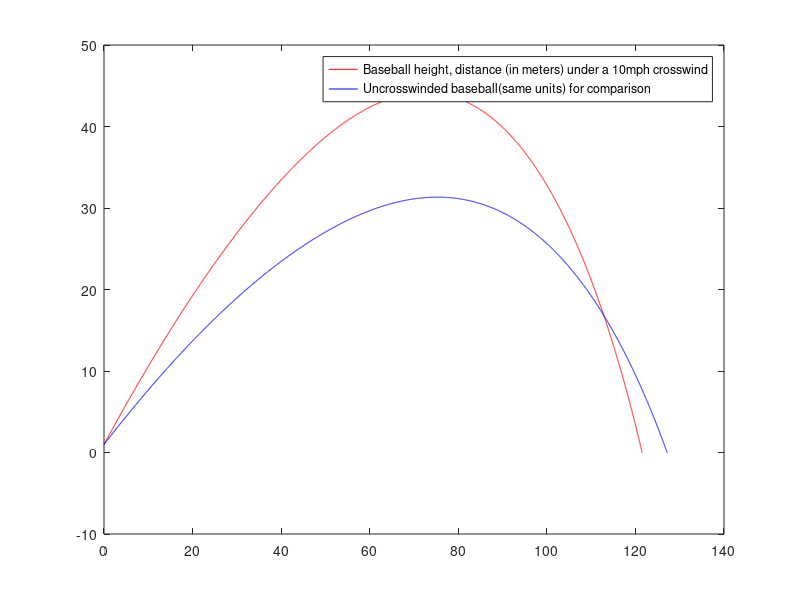

MATLAB code to generate this figure:
%Spencer Krum
%April 28, 2011
%PH 322 problem 4_3 which is actually 3.5 from book

%Text of the Problem:
%For the anharmonic oscillator of (3.9) in the previous excersise. it is possible to analytically obtain the period of oscillation for general values of alpha in terms of certian special functions. Do this, and describet how the relationship between the period and the amplitude depends onthe value of alpha. Can you give a physical intrepretation to the finding. Hint: if you multiply both sides of (3.9) by dx/dt you can integrate with respect to t. This then leads to r elation between the velocity and x.
%General plan of solution:
%   Solve analytically for v(x)
%   Graph

%Begin analytical solution:
%

%general form of euler Val(t + dt) = val(T) + dval(t) * dt

%Clear all previous functions
clear
close all

%Print name of Problem

fprintf('%s', 'Model that there pendulum')

%precalculation

% 10 mph = 4.4704 meters / second


%setup consts
%all velocities in m/s

crosswind = 4.4704
initial_height = 1
powerhitter_initial_velocity = 49
v = 1 %m/s
vd = 35  %m/s 
delta = 5 %m/s
b2m = 0.0039 + (0.0058/ (1 + exp(v - vd)* delta))

a = 6.5e-3
To = 25
alpha = 2.5

%setup time domain
dt = .001;
t1 = 0;
t2 = 12;
t = t1:dt:t2;

%initial speed is composed of vx and vy initial
x(1) = 0;
z(1) = 0;
vx(1) = sin(pi/4)*49; %45 degree angle, 110mph(49m/s)
vz(1) = 0
vy(1) = cos(pi/4)*49;
y(1) = 1;
v(1) = sqrt((vx(1)).^2 + (vy(1)).^2);
g = 9.8

%for loop three times
for k=1:length(t)-1,
    b2 = 4e-5;
    po = 1;
    p = po *(1 - a * y(k) / To).^alpha;
    b2 = b2 * p/po;
    v(k) = sqrt((vx(k)).^2 + (vy(k)).^2 )+ (vz(k).^2);
    b2 = 0.0039 + (0.0058/ (1 + exp(v(k) - vd)* delta));

    x(k + 1) = x(k) + vx(k) * dt;
    z(k + 1) = z(k) + vz(k) * dt;
    vx(k +1) = vx(k) + - b2 * v(k) * vx(k) *dt;
    y(k + 1) = y(k) + vy(k) * dt;
    vy(k +1) = vy(k) + - b2 * v(k) * vy(k) *dt - g*dt;
    vz(k +1) = vz(k) + - b2 * v(k) * vz(k) * dt;
    fprintf('T:\t%f\tV:\t%f\n', t(k),v(k))
    if length(y) > 100 %this little abominiation kills the execution if we've done more than 100 iterations and if the ball has hit the ground, or, to be more specific, has dropped below the ground and tunneled into the earth
        if y(k) < 0
            break
        end
    end

end
%initial speed is composed of vx and vy initial

%path not involving a crosswind
x1(1) = 0;
vx1(1) = cos(.610)* 49;
vy1(1) = sin(.610)* 49;
y1(1) = 1;
v(1) = sqrt((vx1(1)).^2 + (vy1(1)).^2);
g = 9.8

for k=1:length(t)-1,
    b2 = 4e-5;
    po = 1;
    p = po *(1 - a * y1(k) / To).^alpha;
    b2 = b2 * p/po;
    v(k) = sqrt((vx1(k)).^2 + (vy1(k)).^2);
    b2 = 0.0039 + (0.0058/ (1 + exp(v(k) - vd)* delta));

    x1(k + 1) = x1(k) + vx1(k) * dt;
    vx1(k +1) = vx1(k) + - b2 * v(k) * vx1(k) *dt;
    y1(k + 1) = y1(k) + vy1(k) * dt;
    vy1(k +1) = vy1(k) + - b2 * v(k) * vy1(k) *dt - g*dt;
    fprintf('T:\t%f\tV:\t%f\n', t(k),v(k))
    if length(y1) > 100 && y1(k) < 0
        break
    end

end

diff = x1(end) - x(end)

fprintf('The two balls traveled a difference of %f meters', diff)

plot(x,y, 'r', x1,y1,'b' )

%plot(x,y, 'r')
legend('Baseball height, distance (in meters) under a 10mph crosswind', 'Uncrosswinded baseball(same units) for comparison')
pause()
